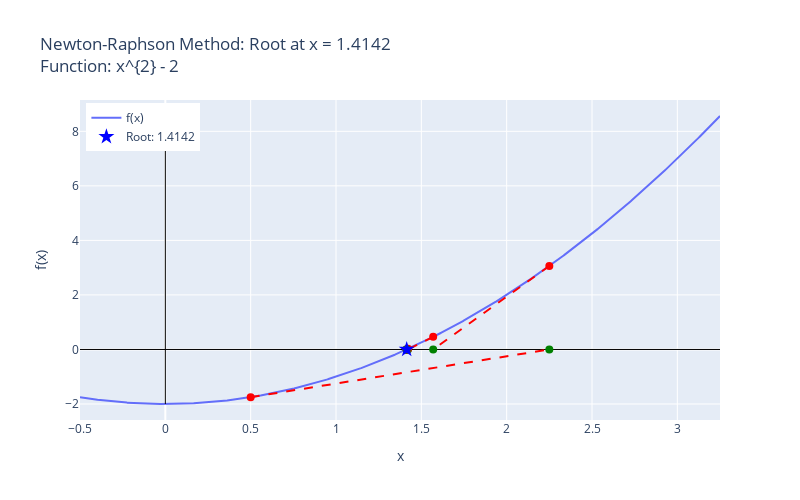

Source (notebook cell):
### Code cell
runNRM(f, x0, 0)

### Figure 1 — Plotly figure (JSON) as saved in the notebook; plotly's stock layout.template omitted (floating-point values rounded to 4 significant figures; data arrays with more than 128 entries replaced by an {"elided": "..."} marker saying what was removed)
{"data": [{"mode": "lines", "name": "f(x)", "type": "scatter", "x": {"elided": "4000 float values"}, "y": {"elided": "4000 float values"}}, {"line": {"color": "black", "width": 1}, "mode": "lines", "showlegend": false, "type": "scatter", "x": [-0.5, 3.25], "y": [0, 0]}, {"line": {"color": "black", "width": 1}, "mode": "lines", "showlegend": false, "type": "scatter", "x": [0, 0], "y": [-2.0, 8.562]}, {"line": {"color": "red", "dash": "dash"}, "mode": "lines", "showlegend": false, "type": "scatter", "x": [0.5, 2.25], "y": [-1.75, 0]}, {"marker": {"color": "red", "size": 8}, "mode": "markers", "showlegend": false, "type": "scatter", "x": [0.5], "y": [-1.75]}, {"marker": {"color": "green", "size": 8}, "mode": "markers", "showlegend": false, "type": "scatter", "x": [2.25], "y": [0]}, {"line": {"color": "red", "dash": "dash"}, "mode": "lines", "showlegend": false, "type": "scatter", "x": [2.25, 1.569], "y": [3.062, 0]}, {"marker": {"color": "red", "size": 8}, "mode": "markers", "showlegend": false, "type": "scatter", "x": [2.25], "y": [3.062]}, {"marker": {"color": "green", "size": 8}, "mode": "markers", "showlegend": false, "type": "scatter", "x": [1.569], "y": [0]}, {"line": {"color": "red", "dash": "dash"}, "mode": "lines", "showlegend": false, "type": "scatter", "x": [1.569, 1.422], "y": [0.4632, 0]}, {"marker": {"color": "red", "size": 8}, "mode": "markers", "showlegend": false, "type": "scatter", "x": [1.569], "y": [0.4632]}, {"marker": {"color": "green", "size": 8}, "mode": "markers", "showlegend": false, "type": "scatter", "x": [1.422], "y": [0]}, {"line": {"color": "red", "dash": "dash"}, "mode": "lines", "showlegend": false, "type": "scatter", "x": [1.422, 1.414], "y": [0.02177, 0]}, {"marker": {"color": "red", "size": 8}, "mode": "markers", "showlegend": false, "type": "scatter", "x": [1.422], "y": [0.02177]}, {"marker": {"color": "green", "size": 8}, "mode": "markers", "showlegend": false, "type": "scatter", "x": [1.414], "y": [0]}, {"line": {"color": "red", "dash": "dash"}, "mode": "lines", "showlegend": false, "type": "scatter", "x": [1.414, 1.414], "y": [5.862e-05, 0]}, {"marker": {"color": "red", "size": 8}, "mode": "markers", "showlegend": false, "type": "scatter", "x": [1.414], "y": [5.862e-05]}, {"marker": {"color": "green", "size": 8}, "mode": "markers", "showlegend": false, "type": "scatter", "x": [1.414], "y": [0]}, {"line": {"color": "red", "dash": "dash"}, "mode": "lines", "showlegend": false, "type": "scatter", "x": [1.414, 1.414], "y": [4.295e-10, 0]}, {"marker": {"color": "red", "size": 8}, "mode": "markers", "showlegend": false, "type": "scatter", "x": [1.414], "y": [4.295e-10]}, {"marker": {"color": "green", "size": 8}, "mode": "markers", "showlegend": false, "type": "scatter", "x": [1.414], "y": [0]}, {"marker": {"color": "blue", "size": 12, "symbol": "star"}, "mode": "markers", "name": "Root: 1.4142", "type": "scatter", "x": [1.414], "y": [4.441e-16]}], "layout": {"height": 500, "legend": {"x": 0.01, "xanchor": "left", "y": 0.99, "yanchor": "top"}, "title": {"text": "Newton-Raphson Method: Root at x = 1.4142<br>Function: x^{2} - 2"}, "width": 800, "xaxis": {"title": {"text": "x"}}, "yaxis": {"title": {"text": "f(x)"}}}}
